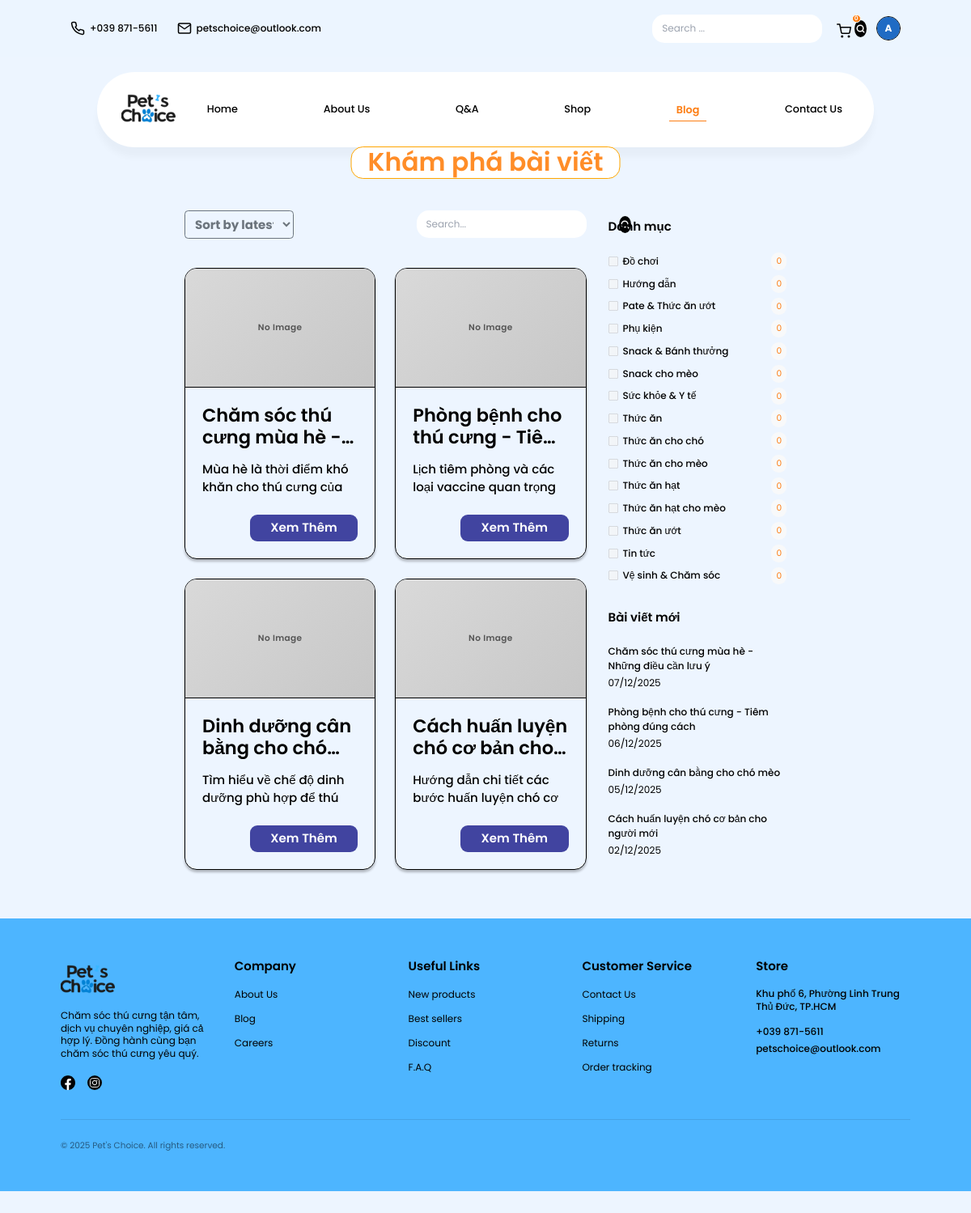
Screenshot of /public/posts (signed in) with the database file from the repository.
### tables this page shows
CREATE TABLE IF NOT EXISTS posts (
    id BIGINT UNSIGNED AUTO_INCREMENT PRIMARY KEY,
    author_user_id BIGINT UNSIGNED NULL,
    title VARCHAR(255) NOT NULL,
    slug VARCHAR(255) NOT NULL UNIQUE,
    summary TEXT NULL,
    content_html MEDIUMTEXT NULL,
    cover_image_url VARCHAR(255) NULL,
    category_id BIGINT UNSIGNED NULL,
    status ENUM('draft', 'published') NOT NULL DEFAULT 'draft',
    published_at DATETIME NULL,
    created_at TIMESTAMP NOT NULL DEFAULT CURRENT_TIMESTAMP,
    updated_at TIMESTAMP NULL DEFAULT NULL ON UPDATE CURRENT_TIMESTAMP,
    INDEX idx_posts_status_published_at (status, published_at),
    INDEX idx_category (category_id),
    CONSTRAINT fk_posts_author FOREIGN KEY (author_user_id) REFERENCES users (id) ON DELETE SET NULL
);

CREATE TABLE IF NOT EXISTS categories (
    id BIGINT UNSIGNED AUTO_INCREMENT PRIMARY KEY,
    name VARCHAR(255) NOT NULL,
    slug VARCHAR(255) NOT NULL UNIQUE,
    description TEXT NULL,
    parent_id BIGINT UNSIGNED NULL,
    created_at TIMESTAMP DEFAULT CURRENT_TIMESTAMP,
    updated_at TIMESTAMP NULL ON UPDATE CURRENT_TIMESTAMP,
    INDEX idx_slug (slug),
    FOREIGN KEY (parent_id) REFERENCES categories (id) ON DELETE SET NULL
);

### app/views/posts/index.php (the view, shortened to what the rows shown need)
<div class="container">
    <div class="content-wrapper">
        <div class="main-content">
            <?php if (empty($posts)): ?>
                <div style="text-align: center; padding: 60px 20px;">
                    <h3 style="font-size: 24px; margin-bottom: 12px;">Không tìm thấy bài viết nào</h3>
                    <p style="color: var(--gray-600);">
                        <?php if (!empty($search)): ?>
                            Thử tìm kiếm với từ khóa khác
                        <?php else: ?>
                            Chưa có bài viết nào được đăng
                        <?php endif; ?>
                    </p>
                </div>
            <?php else: ?>
                <div class="blog-grid">
                    <?php foreach ($posts as $post): ?>
                        <?php $hasImage = !empty($post['cover_image_url']); ?>
                        <div class="blog-card <?= $hasImage ? '' : 'no-image' ?>">
                            <div class="blog-card-image-wrapper">
                                <?php if ($hasImage): ?>
                                    <img src="<?= BASE_URL ?>uploads/<?= htmlspecialchars($post['cover_image_url']) ?>"
                                         class="blog-card-image"
                                         alt="<?= htmlspecialchars($post['title']) ?>">
                                <?php else: ?>
                                    <div class="blog-card-image blog-card-image--placeholder"></div>
                                <?php endif; ?>
                            </div>
                            <div class="blog-card-content">
                                <h3 class="blog-card-title"><?= htmlspecialchars($post['title']) ?></h3>
                                <p class="blog-card-excerpt">
                                    <?= htmlspecialchars(mb_substr(strip_tags($post['summary'] ?? $post['content_html']), 0, 100)) ?>...
                                </p>
                                <a href="<?= BASE_URL ?>posts/show?slug=<?= urlencode($post['slug']) ?>" class="blog-card-btn">Xem Thêm</a>
                            </div>
                        </div>
                    <?php endforeach; ?>
                </div>
            <?php endif; ?>
        </div>
        <aside class="sidebar">
            <div class="filter-section">
                <div class="filter-list">
                    <?php foreach ($categories as $category): ?>
                        <div class="filter-item">
                            <label class="filter-checkbox-label">
                                <input type="checkbox" class="filter-checkbox" disabled>
                                <span class="filter-text"><?= htmlspecialchars($category['name']) ?></span>
                            </label>
                            <span class="count-badge"><?= $category['post_count'] ?></span>
                        </div>
                    <?php endforeach; ?>
                </div>
            </div>
            <div class="filter-section">
                <div class="recent-posts">
                    <?php
                    $recentPosts = array_slice($posts, 0, 4);
                    foreach ($recentPosts as $recentPost):
                    ?>
                        <div class="recent-post">
                            <h4 class="recent-post-title">
                                <a href="<?= BASE_URL ?>posts/show?slug=<?= urlencode($recentPost['slug']) ?>" style="color: inherit; text-decoration: none;">
                                    <?= htmlspecialchars($recentPost['title']) ?>
                                </a>
                            </h4>
                            <p class="recent-post-date"><?= date('d/m/Y', strtotime($recentPost['published_at'] ?? $recentPost['created_at'])) ?></p>
                        </div>
                    <?php endforeach; ?>
                </div>
            </div>
        </aside>
    </div>
</div>

### rows the page displays
posts: title "Chăm sóc thú cưng mùa hè…", summary "Mùa hè là thời điểm khó khăn cho thú cưng…", title "Chăm sóc thú cưng mùa hè - Những điều cần lưu ý", published_at "07/12/2025"
posts: title "Phòng bệnh cho thú cưng -…", summary "Lịch tiêm phòng và các loại vaccine quan…", title "Phòng bệnh cho thú cưng - Tiêm phòng đúng cách", published_at "06/12/2025"
posts: title "Dinh dưỡng cân bằng cho…", summary "Tìm hiểu về chế độ dinh dưỡng phù hợp để…", title "Dinh dưỡng cân bằng cho chó mèo", published_at "05/12/2025"
posts: title "Cách huấn luyện chó cơ bản…", summary "Hướng dẫn chi tiết các bước huấn luyện chó…", title "Cách huấn luyện chó cơ bản cho người mới", published_at "02/12/2025"
categories: name "Đồ chơi", post_count "0"
categories: name "Hướng dẫn", post_count "0"
categories: name "Pate & Thức ăn ướt", post_count "0"
categories: name "Phụ kiện", post_count "0"
categories: name "Snack & Bánh thưởng", post_count "0"
categories: name "Snack cho mèo", post_count "0"
categories: name "Sức khỏe & Y tế", post_count "0"
categories: name "Thức ăn", post_count "0"
categories: name "Thức ăn cho chó", post_count "0"
categories: name "Thức ăn cho mèo", post_count "0"
categories: name "Thức ăn hạt", post_count "0"
categories: name "Thức ăn hạt cho mèo", post_count "0"
categories: name "Thức ăn ướt", post_count "0"
categories: name "Tin tức", post_count "0"
categories: name "Vệ sinh & Chăm sóc", post_count "0"

### other values shown
mb_substr($userName, 0, 1) "A"
